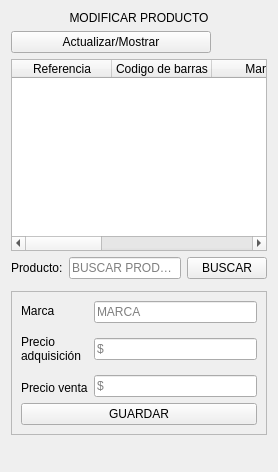
               <widget class="QWidget" name="modificar_producto_pagina">
                <layout class="QVBoxLayout" name="verticalLayout_17">
                 <item>
                  <widget class="QLabel" name="modificar_producto_label">
                   <property name="text">
                    <string>MODIFICAR PRODUCTO</string>
                   </property>
                   <property name="alignment">
                    <set>Qt::AlignCenter</set>
                   </property>
                  </widget>
                 </item>
                 <item>
                  <widget class="QPushButton" name="pushButton_verModificar">
                   <property name="maximumSize">
                    <size>
                     <width>200</width>
                     <height>16777215</height>
                    </size>
                   </property>
                   <property name="text">
                    <string>Actualizar/Mostrar</string>
                   </property>
                   <property name="icon">
                    <iconset>
                     <normaloff>../../../recursos/images/reload.png</normaloff>../../../recursos/images/reload.png</iconset>
                   </property>
                  </widget>
                 </item>
                 <item>
                  <widget class="QTableWidget" name="tableWidget_modificar">
                   <column>
                    <property name="text">
                     <string>Referencia</string>
                    </property>
                   </column>
                   <column>
                    <property name="text">
                     <string>Codigo de barras</string>
                    </property>
                   </column>
                   <column>
                    <property name="text">
                     <string>Marca</string>
                    </property>
                   </column>
                   <column>
                    <property name="text">
                     <string>Precio adquisición</string>
                    </property>
                   </column>
                   <column>
                    <property name="text">
                     <string>Precio venta</string>
                    </property>
                   </column>
                   <column>
                    <property name="text">
                     <string>Unidades actuales</string>
                    </property>
                   </column>
                  </widget>
                 </item>
                 <item>
                  <layout class="QVBoxLayout" name="verticalLayout_16">
                   <item>
                    <layout class="QHBoxLayout" name="horizontalLayout_3">
                     <item>
                      <widget class="QLabel" name="modify_buscar_producto_label">
                       <property name="maximumSize">
                        <size>
                         <width>16777215</width>
                         <height>40</height>
                        </size>
                       </property>
                       <property name="text">
                        <string>Producto:</string>
                       </property>
                      </widget>
                     </item>
                     <item>
                      <widget class="QLineEdit" name="modify_buscar_producto_lineEdit">
                       <property name="placeholderText">
                        <string>BUSCAR PRODUCTO</string>
                       </property>
                      </widget>
                     </item>
                     <item>
                      <widget class="QPushButton" name="modify_buscar_boton">
                       <property name="text">
                        <string>BUSCAR</string>
                       </property>
                       <property name="icon">
                        <iconset>
                         <normaloff>../../../recursos/images/store-search.png</normaloff>../../../recursos/images/store-search.png</iconset>
                       </property>
                       <property name="iconSize">
                        <size>
                         <width>25</width>
                         <height>25</height>
                        </size>
                       </property>
                      </widget>
                     </item>
                    </layout>
                   </item>
                   <item>
                    <widget class="QListView" name="listView_modificar">
                     <property name="maximumSize">
                      <size>
                       <width>16777215</width>
                       <height>0</height>
                      </size>
                     </property>
                     <property name="styleSheet">
                      <string notr="true">QListView {
    background-color: #f5eef2; /* Fondo */
}

QListView::item {
    border-bottom: 1px solid #e4acd0; /* Borde inferior de cada elemento */
    padding: 5px; /* Espaciado interno */
    font-size: 14px; /* Tamaño de la fuente */
}

QListView::item:selected {
    background-color: #dc84bc; /* Color de fondo al seleccionar */
    color: #ffffff; /* Color de texto al seleccionar */
}</string>
                     </property>
                    </widget>
                   </item>
                  </layout>
                 </item>
                 <item>
                  <widget class="QFrame" name="frame_formularioModificar">
                   <property name="frameShape">
                    <enum>QFrame::StyledPanel</enum>
                   </property>
                   <property name="frameShadow">
                    <enum>QFrame::Raised</enum>
                   </property>
                   <layout class="QVBoxLayout" name="verticalLayout_10">
                    <item>
                     <layout class="QHBoxLayout" name="horizontalLayout_7">
                      <item>
                       <layout class="QVBoxLayout" name="verticalLayout_8">
                        <property name="spacing">
                         <number>15</number>
                        </property>
                        <item>
                         <widget class="QLabel" name="modify_marca_label">
                          <property name="text">
                           <string>Marca</string>
                          </property>
                         </widget>
                        </item>
                        <item>
                         <widget class="QLabel" name="modify_precio_adquisicion_label">
                          <property name="text">
                           <string>Precio
adquisición</string>
                          </property>
                         </widget>
                        </item>
                        <item>
                         <widget class="QLabel" name="modify_precio_venta_label">
                          <property name="text">
                           <string>Precio venta</string>
                          </property>
                         </widget>
                        </item>
                       </layout>
                      </item>
                      <item>
                       <layout class="QVBoxLayout" name="verticalLayout_9">
                        <property name="spacing">
                         <number>15</number>
                        </property>
                        <item>
                         <widget class="QLineEdit" name="modify_marca_lineEdit">
                          <property name="placeholderText">
                           <string>MARCA</string>
                          </property>
                         </widget>
                        </item>
                        <item>
                         <widget class="QLineEdit" name="modify_precio_adquisicion_lineEdit">
                          <property name="placeholderText">
                           <string>$</string>
                          </property>
                         </widget>
                        </item>
                        <item>
                         <widget class="QLineEdit" name="modify_precio_venta_lineEdit">
                          <property name="placeholderText">
                           <string>$</string>
                          </property>
                         </widget>
                        </item>
                       </layout>
                      </item>
                     </layout>
                    </item>
                    <item>
                     <widget class="QPushButton" name="modify_guardar_boton">
                      <property name="maximumSize">
                       <size>
                        <width>16777215</width>
                        <height>16777215</height>
                       </size>
                      </property>
                      <property name="text">
                       <string>GUARDAR</string>
                      </property>
                      <property name="icon">
                       <iconset>
                        <normaloff>../../../recursos/images/content-save-all.png</normaloff>../../../recursos/images/content-save-all.png</iconset>
                      </property>
                      <property name="iconSize">
                       <size>
                        <width>25</width>
                        <height>25</height>
                       </size>
                      </property>
                     </widget>
                    </item>
                   </layout>
                  </widget>
                 </item>
                 <item>
                  <layout class="QHBoxLayout" name="horizontalLayout_9">
                   <item>
                    <widget class="QLabel" name="aviso_modify_label">
                     <property name="minimumSize">
                      <size>
                       <width>170</width>
                       <height>0</height>
                      </size>
                     </property>
                     <property name="text">
                      <string/>
                     </property>
                    </widget>
                   </item>
                   <item>
                    <spacer name="horizontalSpacer_4">
                     <property name="orientation">
                      <enum>Qt::Horizontal</enum>
                     </property>
                     <property name="sizeHint" stdset="0">
                      <size>
                       <width>40</width>
                       <height>20</height>
                      </size>
                     </property>
                    </spacer>
                   </item>
                  </layout>
                 </item>
                </layout>
               </widget>
